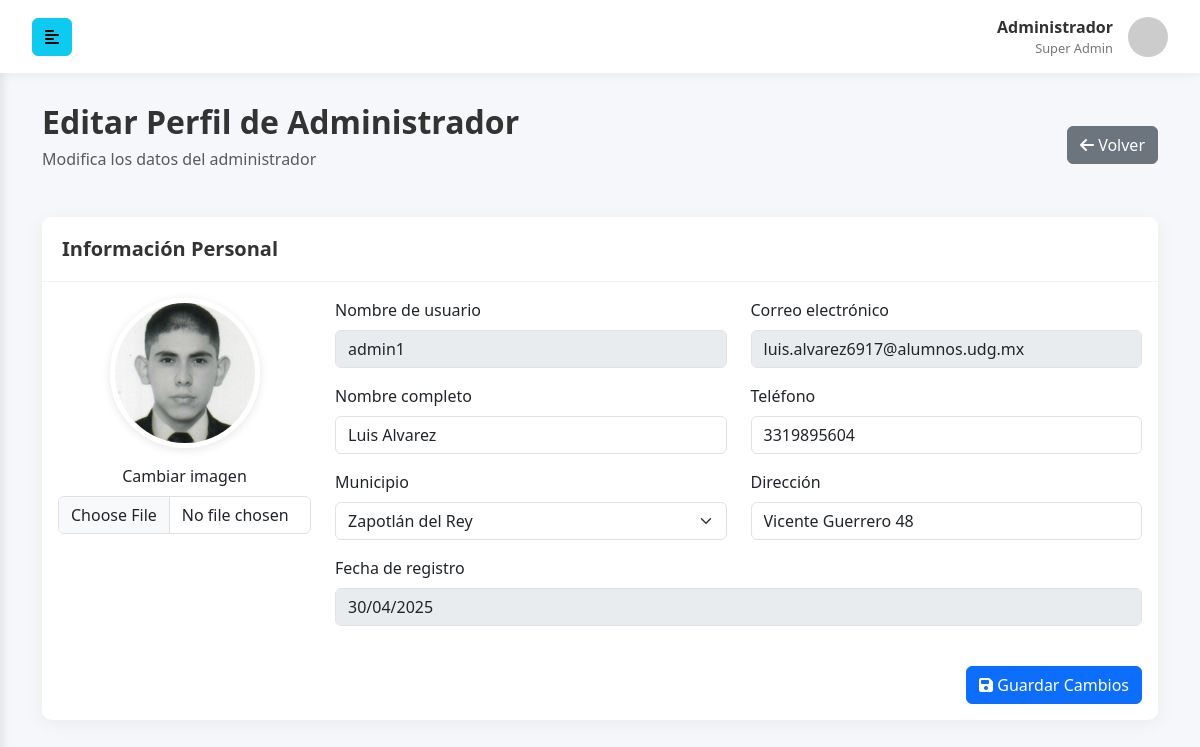
Page /admin/editarPerfilAdmin.php?id=1 on the committed database.
### tables this page shows
CREATE TABLE `usuarios` (
  `id_usuario` int(11) NOT NULL,
  `username` varchar(30) NOT NULL,
  `nombre_completo` varchar(65) NOT NULL,
  `contraseña` varchar(32) NOT NULL,
  `correo` varchar(50) NOT NULL,
  `telefono` bigint(20) NOT NULL,
  `municipio` int(11) NOT NULL,
  `direccion` varchar(150) NOT NULL,
  `img_perfil` varchar(250) NOT NULL,
  `fec_registro` timestamp NOT NULL DEFAULT current_timestamp(),
  `tipo_usuario` int(11) NOT NULL
);

CREATE TABLE `municipios` (
  `id_municipio` int(11) NOT NULL,
  `nombre_municipio` varchar(30) NOT NULL
);

### admin/editarPerfilAdmin.php (the view, shortened to what this page needs)
<?php
$conexion = obtenerConexion();
$id_usuario = isset($_GET['id']) ? intval($_GET['id']) : 0;
$sql = "SELECT u.id_usuario, u.username, u.nombre_completo, u.correo, u.telefono,
               u.fec_registro, u.img_perfil, u.direccion, u.municipio, m.nombre_municipio
        FROM usuarios u
        LEFT JOIN municipios m ON u.municipio = m.id_municipio
        WHERE u.id_usuario = ?";
$stmt = $conexion->prepare($sql);
$stmt->bind_param("i", $id_usuario);
$stmt->execute();
$result = $stmt->get_result();
$usuario = $result->fetch_assoc();
$sql_municipios = "SELECT id_municipio, nombre_municipio FROM municipios ORDER BY nombre_municipio";
$result_municipios = $conexion->query($sql_municipios);
?>
<!DOCTYPE html>
<html lang="es">
<head>
    <link href="https://cdn.jsdelivr.net/npm/bootstrap@5.3.0/dist/css/bootstrap.min.css" rel="stylesheet">
    <link rel="stylesheet" href="https://cdnjs.cloudflare.com/ajax/libs/font-awesome/6.4.0/css/all.min.css">
    <link rel="stylesheet" href="../css/admin.css">
</head>
<body>
    <div class="wrapper">
        <nav id="sidebar" class="active">
            <div class="sidebar-header">
                <h3>Administrador<span>Pro</span></h3>
            </div>
        </nav>
        <div id="content">
            <nav class="navbar navbar-expand-lg navbar-light bg-light">
                <div class="container-fluid">
                    <button type="button" id="sidebarCollapse" class="btn btn-info">
                        <i class="fas fa-align-left"></i>
                    </button>
                    <div class="user-profile ml-auto">
                        <div class="user-info">
                            <span class="user-name">Administrador</span>
                            <span class="user-role">Super Admin</span>
                        </div>
                        <img src="https://via.placeholder.com/40" alt="User" class="user-avatar rounded-circle">
                    </div>
                </div>
            </nav>
            <div class="main-content">
                <div class="container-fluid">
                    <div class="page-header">
                        <div class="row align-items-center">
                            <div class="col-md-6">
                                <h2>Editar Perfil de Administrador</h2>
                                <p class="text-muted">Modifica los datos del administrador</p>
                            </div>
                            <div class="col-md-6 text-end">
                                <a href="administradores.php" class="btn btn-secondary">
                                    <i class="fas fa-arrow-left"></i> Volver
                                </a>
                            </div>
                        </div>
                    </div>
                    <div class="row">
                        <div class="col-md-12">
                            <form action="editarPerfilAdmin.php?id=<?= $id_usuario ?>" method="POST" enctype="multipart/form-data">
                                <div class="card">
                                    <div class="card-header">
                                        <h5 class="mb-0">Información Personal</h5>
                                    </div>
                                    <div class="card-body">
                                        <div class="row mb-4">
                                            <div class="col-md-3 text-center">
                                                <img src="<?= htmlspecialchars($usuario['img_perfil'] ?? '../assets/img/usuarios/default.png') ?>"
                                                    alt="Foto de perfil"
                                                    class="profile-img rounded-circle mb-3"
                                                    id="current-img">
                                                <div class="mb-3">
                                                    <label for="imagen" class="form-label">Cambiar imagen</label>
                                                    <input class="form-control" type="file" id="imagen" name="imagen" accept="image/*">
                                                </div>
                                            </div>
                                            <div class="col-md-9">
                                                <div class="row">
                                                    <div class="col-md-6 mb-3">
                                                        <label for="username" class="form-label">Nombre de usuario</label>
                                                        <input type="text" class="form-control" id="username"
                                                            value="<?= htmlspecialchars($usuario['username']) ?>" disabled>
                                                    </div>
                                                    <div class="col-md-6 mb-3">
                                                        <label for="correo" class="form-label">Correo electrónico</label>
                                                        <input type="email" class="form-control" id="correo"
                                                            value="<?= htmlspecialchars($usuario['correo']) ?>" disabled>
                                                    </div>
                                                </div>
                                                <div class="row">
                                                    <div class="col-md-6 mb-3">
                                                        <label for="nombre_completo" class="form-label">Nombre completo</label>
                                                        <input type="text" class="form-control" id="nombre_completo" name="nombre_completo"
                                                            value="<?= htmlspecialchars($usuario['nombre_completo']) ?>" required>
                                                    </div>
                                                    <div class="col-md-6 mb-3">
                                                        <label for="telefono" class="form-label">Teléfono</label>
                                                        <input type="tel" class="form-control" id="telefono" name="telefono"
                                                            value="<?= htmlspecialchars($usuario['telefono'] ?? '') ?>">
                                                    </div>
                                                </div>
                                                <div class="row">
                                                    <div class="col-md-6 mb-3">
                                                        <label for="municipio" class="form-label">Municipio</label>
                                                        <select class="form-select" id="municipio" name="municipio" required>
                                                            <?php while ($mun = $result_municipios->fetch_assoc()): ?>
                                                                <option value="<?= $mun['id_municipio'] ?>"
                                                                    <?= ($mun['id_municipio'] == $usuario['municipio']) ? 'selected' : '' ?>>
                                                                    <?= htmlspecialchars($mun['nombre_municipio']) ?>
                                                                </option>
                                                            <?php endwhile; ?>
                                                        </select>
                                                    </div>
                                                    <div class="col-md-6 mb-3">
                                                        <label for="direccion" class="form-label">Dirección</label>
                                                        <input type="text" class="form-control" id="direccion" name="direccion"
                                                            value="<?= htmlspecialchars($usuario['direccion'] ?? '') ?>">
                                                    </div>
                                                </div>
                                                <div class="mb-3">
                                                    <label for="fec_registro" class="form-label">Fecha de registro</label>
                                                    <input type="text" class="form-control" id="fec_registro"
                                                        value="<?= date('d/m/Y', strtotime($usuario['fec_registro'])) ?>" disabled>
                                                </div>
                                            </div>
                                        </div>
                                        <div class="text-end">
                                            <button type="submit" class="btn btn-primary">
                                                <i class="fas fa-save"></i> Guardar Cambios
                                            </button>
                                        </div>
                                    </div>
                                </div>
                            </form>
                        </div>
                    </div>
                </div>
            </div>
        </div>
    </div>
</body>
</html>

### css/admin.css (style rules this page uses)
:root { --primary-blue: #3498db; --dark-blue: #2980b9; --light-blue: #5dade2; --pale-blue: #d4e6f1; --sidebar-bg: #2c3e50; --sidebar-text: #ecf0f1; --sidebar-hover: #34495e; --sidebar-active: #3498db; --content-bg: #f5f7fa; --card-shadow: 0 4px 20px 0 rgba(0, 0, 0, 0.05); }
body { font-family: 'Segoe UI', Tahoma, Geneva, Verdana, sans-serif; background-color: var(--content-bg); color: #333; overflow-x: hidden; }
.wrapper { display: flex; width: 100%; align-items: stretch; }
#sidebar { min-width: 250px; max-width: 250px; background: var(--sidebar-bg); color: var(--sidebar-text); transition: all 0.3s; min-height: 100vh; box-shadow: 2px 0 10px rgba(0, 0, 0, 0.1); }
#sidebar.active { margin-left: -250px; }
#sidebar .sidebar-header { padding: 20px; background: var(--sidebar-bg); border-bottom: 1px solid rgba(255, 255, 255, 0.1); }
#sidebar .sidebar-header h3 { color: #fff; font-weight: 600; margin-bottom: 0; }
#sidebar .sidebar-header h3 span { color: var(--sidebar-active); font-weight: 300; }
#content { width: 100%; min-height: 100vh; transition: all 0.3s; }
.navbar { padding: 15px 20px; background: #fff !important; box-shadow: 0 2px 10px rgba(0, 0, 0, 0.05); border: none; }
.user-profile { display: flex; align-items: center; }
.user-info { display: flex; flex-direction: column; margin-right: 15px; text-align: right; }
.user-name { font-weight: 600; color: #333; }
.user-role { font-size: 0.8em; color: #777; }
.user-avatar { width: 40px; height: 40px; object-fit: cover; }
.main-content { padding: 30px; }
.page-header { margin-bottom: 30px; }
.page-header h2 { font-weight: 600; color: #333; margin-bottom: 5px; }
.card { border: none; border-radius: 10px; box-shadow: var(--card-shadow); margin-bottom: 30px; }
.card-header { background: #fff; border-bottom: 1px solid rgba(0, 0, 0, 0.05); padding: 20px; border-radius: 10px 10px 0 0 !important; }
.card-header h5 { font-weight: 600; margin-bottom: 0; color: #333; }

### admin/editarPerfilAdmin.php (style rules this page uses)
.profile-img { width: 150px; height: 150px; object-fit: cover; border: 5px solid white; box-shadow: 0 2px 10px rgba(0, 0, 0, 0.1); }

### rows in the picture
usuarios: img_perfil (picture), username "admin1", correo "luis.alvarez6917@alumnos.udg.mx", nombre_completo "Luis Alvarez", telefono "3319895604", municipio "Zapotlán del Rey", direccion "Vicente Guerrero 48", fec_registro "30/04/2025"
